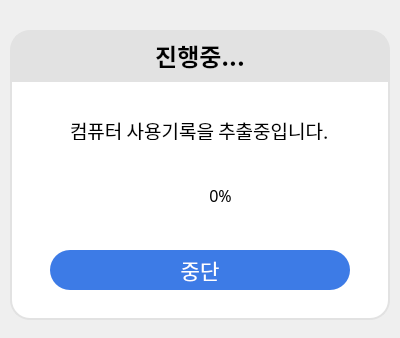
<?xml version="1.0" encoding="UTF-8"?>
<ui version="4.0">
 <class>Dialog</class>
 <widget class="QDialog" name="Dialog">
  <property name="geometry">
   <rect>
    <x>0</x>
    <y>0</y>
    <width>400</width>
    <height>338</height>
   </rect>
  </property>
  <property name="windowTitle">
   <string>Progressing...</string>
  </property>
  <widget class="QProgressBar" name="progressBar">
   <property name="geometry">
    <rect>
     <x>80</x>
     <y>180</y>
     <width>280</width>
     <height>30</height>
    </rect>
   </property>
   <property name="font">
    <font>
     <family>나눔스퀘어</family>
     <pointsize>12</pointsize>
    </font>
   </property>
   <property name="styleSheet">
    <string notr="true">QProgressBar
{
border: solid grey;
border-radius: 15px;
color: black;
}
QProgressBar::chunk 
{
color: white;
background-color: #3D7BE6;
border-radius: 15px;
}   </string>
   </property>
   <property name="value">
    <number>0</number>
   </property>
   <property name="alignment">
    <set>Qt::AlignCenter</set>
   </property>
  </widget>
  <widget class="QLabel" name="label_32">
   <property name="geometry">
    <rect>
     <x>10</x>
     <y>80</y>
     <width>380</width>
     <height>240</height>
    </rect>
   </property>
   <property name="styleSheet">
    <string notr="true">background-color: rgb(255, 255, 255);
border-bottom-right-radius: 20px;
border-bottom-left-radius: 20px;
border: 2px solid #E2E2E2;</string>
   </property>
   <property name="text">
    <string/>
   </property>
  </widget>
  <widget class="QPushButton" name="stopBtn_progress">
   <property name="geometry">
    <rect>
     <x>50</x>
     <y>250</y>
     <width>300</width>
     <height>40</height>
    </rect>
   </property>
   <property name="font">
    <font>
     <family>나눔스퀘어 Bold</family>
     <pointsize>16</pointsize>
    </font>
   </property>
   <property name="cursor">
    <cursorShape>PointingHandCursor</cursorShape>
   </property>
   <property name="styleSheet">
    <string notr="true">color: white;
background-color: #3D7BE6;
border-radius: 20px;</string>
   </property>
   <property name="text">
    <string>중단</string>
   </property>
  </widget>
  <widget class="QLabel" name="label">
   <property name="geometry">
    <rect>
     <x>10</x>
     <y>30</y>
     <width>380</width>
     <height>50</height>
    </rect>
   </property>
   <property name="font">
    <font>
     <family>나눔스퀘어 Bold</family>
     <pointsize>18</pointsize>
     <weight>75</weight>
     <bold>true</bold>
    </font>
   </property>
   <property name="styleSheet">
    <string notr="true">background-color: #E2E2E2;
border-top-right-radius: 20px;
border-top-left-radius: 20px;
border: 2px solid #E2E2E2;</string>
   </property>
   <property name="text">
    <string>진행중...</string>
   </property>
   <property name="alignment">
    <set>Qt::AlignCenter</set>
   </property>
  </widget>
  <widget class="QLabel" name="loadingLabel">
   <property name="geometry">
    <rect>
     <x>25</x>
     <y>180</y>
     <width>40</width>
     <height>30</height>
    </rect>
   </property>
   <property name="text">
    <string/>
   </property>
   <property name="pixmap">
    <pixmap>icons/spinner.gif</pixmap>
   </property>
   <property name="scaledContents">
    <bool>true</bool>
   </property>
  </widget>
  <widget class="QLabel" name="label_3">
   <property name="geometry">
    <rect>
     <x>70</x>
     <y>120</y>
     <width>270</width>
     <height>20</height>
    </rect>
   </property>
   <property name="font">
    <font>
     <family>나눔스퀘어</family>
     <pointsize>14</pointsize>
    </font>
   </property>
   <property name="text">
    <string>컴퓨터 사용기록을 추출중입니다.</string>
   </property>
  </widget>
  <zorder>label_32</zorder>
  <zorder>progressBar</zorder>
  <zorder>stopBtn_progress</zorder>
  <zorder>label</zorder>
  <zorder>loadingLabel</zorder>
  <zorder>label_3</zorder>
 </widget>
 <resources/>
 <connections/>
</ui>
